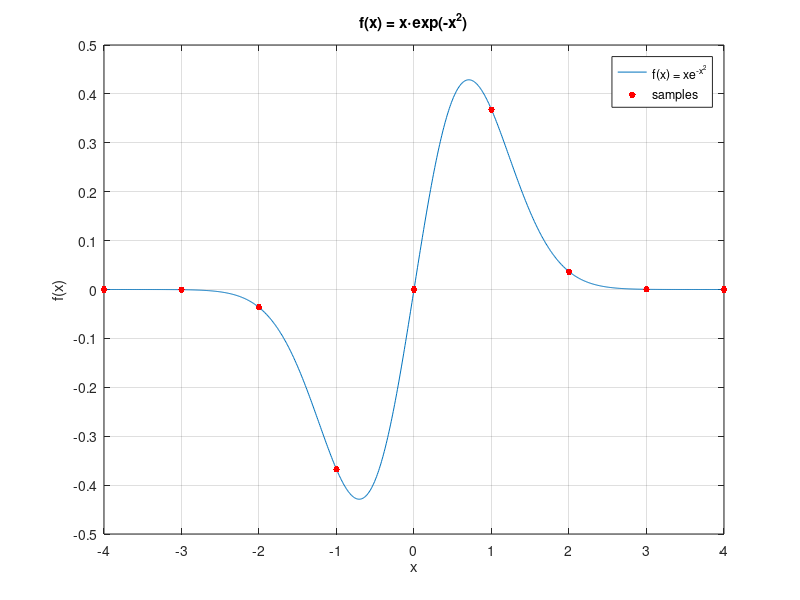

MATLAB code to generate this figure: (Note: this script raises an error after producing the figure.)
% Corentin Rejaud, Seciton #1
% Recitation Problems - Week #4, 02/17/2014
%% Problem 1 Graph 1
f=@(x) x.*exp(-x.^2);
xPoints = [-4:1:4];
yPoints = f(xPoints);
figure(1);
fplot(f, [-4,4])
hold on;
plot(xPoints, yPoints, 'r.', 'MarkerSize', 15);
hold off;
title('f(x) = x{\cdot}exp(-x^2)');
xlabel('x');
ylabel('f(x)');
xlim([-4,4]);
ylim([-0.5,0.5]);
set(gca,'xtick',xPoints);
set(gca,'ytick',[-0.5:0.1:0.5]);
grid on;
legend('f(x) = xe^{-x^2}', 'samples', 'location', 'se');

%% Problem 1 Graph 2
xmin = fminbnd(@(x)f(x), -4, 0);
ymin = f(xmin);
xmax = fminbnd(@(x)-f(x),0,4);
ymax = f(xmax);
figure(2);
fplot(f,[-4,4]);
hold on;
plot(xmin, ymin, 'r.', 'MarkerSize', 20);
plot(xmax, ymax, 'g.', 'MarkerSize', 20);
plot([xmin,xmin], [-0.6, ymin], 'r-', 'linewidth', 2);
plot([xmax, xmax], [-0.6,ymax], 'g-', 'linewidth', 2);
hold off;
title('{\itf}({\itx}) = {\itx}\cdotexp(-{\itx}^2)');
xlabel('{\itx}');
ylabel('{\itf}({\itx})');
Tr = char(['{\itx}_{min} = ',num2str(xmin,'%2.3f')]);
Tg = char(['{\itx}_{max} = +',num2str(xmax,'%2.3f')]);
legend('{\itf}({\itx}) = {\itx}\cdote^{-{\itx}^2}',Tr,Tg,'location','nw')
xlim([-4,4]);
ylim([-0.6,0.6]);
set(gca,'xtick',[-4:1:4]);
set(gca,'ytick',[-0.6:0.3:0.6]);
%% Problem 2 Part A
k1 = 0:10;
f = @(n) (n.^2).*(0.8).^n;
cumsum(f(k1),2);
%% Problem 2 Part B
g = @(n) 180 - (4.*n.^2 + 40.*n + 180).*(0.8.^n);
g(k1);
%% Problem 2 Part C
fprintf(' n      f(n)        g(n)\n');
fprintf('--------------------------\n');
fprintf('%2.0f%12.6f%12.6f\n', [k1; cumsum(f(k1),2); g(k1)]);
%% Problem 2 Part D
k2 = 0:50;
figure(3);
plot(k2,cumsum(f(k2),2),'-r',k1,cumsum(f(k1),2),'b.');
xlabel('{\itn}');
ylabel('{\itf}({\itn})');
title('{\itf}({\itn}) vs. {\itn}');
legend('{\itf}({\itn}), {\itn} = 0,1,\cdot\cdot\cdot,50','11 table values','location','se');
xlim([0,50]);
ylim([0,210]);
set(gca,'xtick',[0:10:50]);
set(gca,'ytick',[0:30:210]);
grid on;
%% Problem 2 Part E
a = @(n) (n.^2).*(0.8.^n);
figure(4);
stem(k2,a(k2),'b.');
hold on;
nmax = fminbnd(@(n)-a(n),8,10);
nmax = ceil(nmax);
amax = a(nmax);
stem(nmax,amax,'r.');
xlabel('{\itn}');
ylabel('{\ita}({\itn})');
title('{\ita}({\itn}) = {\itn}^2 (0.8)^{\itn}');
xlim([0,50]);
ylim([0,12]);
set(gca,'xtick',[0:10:50]);
set(gca,'ytick',[0:2:12]);
legend('{\ita}({\itn})', '{\itn}_{max}, {\ita}_{max}', 'location', 'ne');
T2 = char([' {\itn}_{max} = ',num2str(nmax,'%2d')], [' {\ita}_{max} = ',num2str(amax,'%7.4f')]);
text(23,6, T2,'fontsize',17,'color','r','Edgecolor','b');